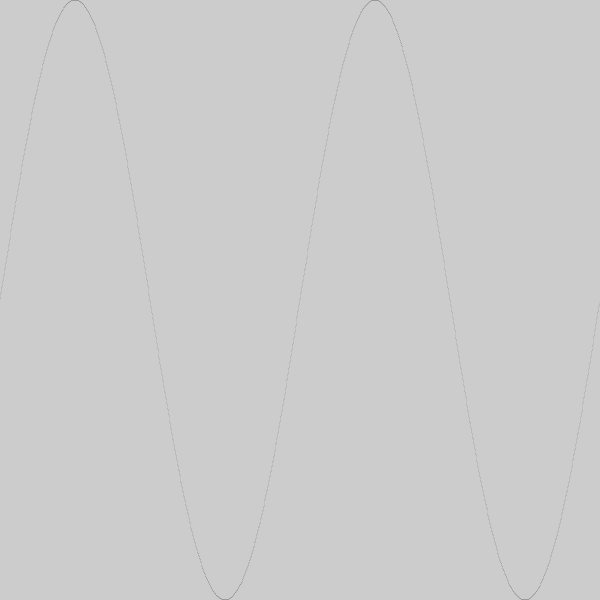
Frame 1 (no input)
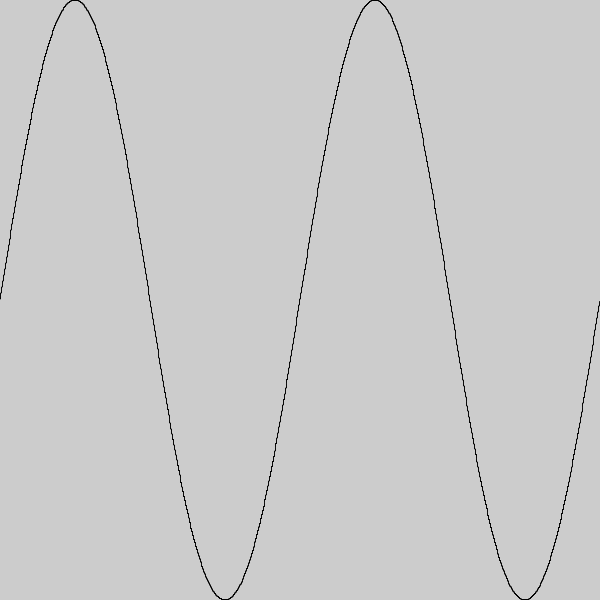
Frame 60 (the mouse pressed at the canvas centre just before this capture)
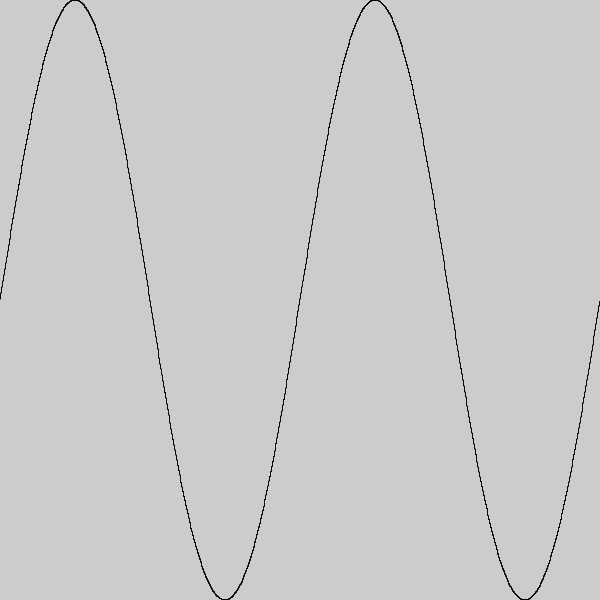
Frame 120 (the mouse held since frame 60 and released just before this capture)

The Processing sketch that drew these frames (run headless with seeded random() and noise(); from frame 60 on, the mouse is pressed at the canvas centre):

// Processing sketch: s01_transformations
// ── s01_transformations.pde
void setup() {
  size(600,600);
}

float x = 0, y = 0, dx = 2.1, dy = 3.2;
void draw() {
  translate(width/2, height/2);
  scale(width/2/(2*PI), -height/(1 - -1));
  strokeWeight(0);
  float lastX = -2*PI, lastY = sin(lastX);
  for (float x = lastX; x < 2*PI; x += .01) {
    float y = sin(x);
    line(lastX, lastY, x, y);
    lastX = x;
    lastY = y;
  }
}
